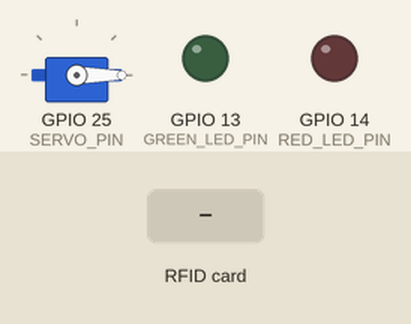
The program below on a simulated ESP32. On the bench: servo, output pins drawn as LEDs (lit = HIGH). The test bench sets the inputs (shaded band). WiFi joins after 1.5 s; servers stay silent unless stated; no MQTT or app messages arrive unless stated; what the program prints to the serial monitor is not drawn.

Above: at 2.7 s.
2.8 s: RFID card A7 04 C4 B5 held to the reader
At 3.1 s:
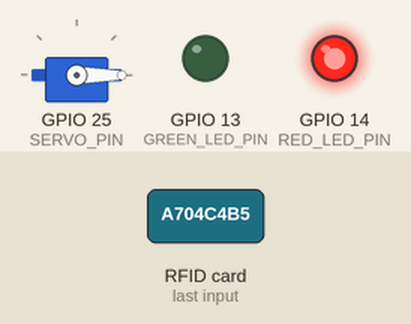
6.8 s: RFID card 2C D1 FE 2F held to the reader
At 8.3 s:
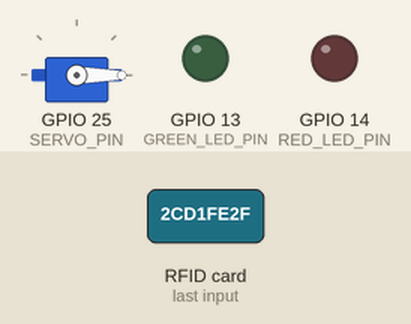
9.8 s: RFID card 5E 7A 19 C4 held to the reader
At 10.6 s:
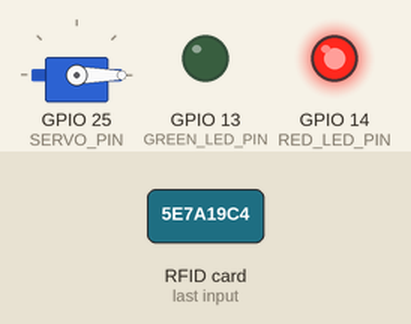
Timing chart, 0 to 12.8 s (numbered marks = the images above; inputs shaded):
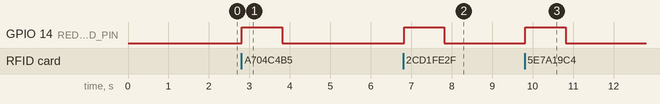

Measured:
- after the input at 2.8 s, GPIO 14 (RED_LED_PIN): LOW → HIGH at once, → LOW 1.0 s later
- after the input at 6.8 s, GPIO 14 (RED_LED_PIN): LOW → HIGH at once, → LOW 1.0 s later
- after the input at 9.8 s, GPIO 14 (RED_LED_PIN): LOW → HIGH at once, → LOW 1.0 s later

The program:

main.cpp
```cpp
#include <Arduino.h>
#include <MFRC522.h>
#include <PubSubClient.h>
#include <ESP32Servo.h>
#include "secrets/wifi.h"
#include "secrets/mqtt.h"
#include "wifi_connect.h"
#include <WiFiClientSecure.h>
#include <Ticker.h>
#include "ca_cert.h"
#include <SPI.h>

#define SERVO_PIN 25
#define GREEN_LED_PIN 13
#define RED_LED_PIN 14
#define RST_PIN 22
#define SS_PIN 21

WiFiClientSecure tlsClient;
PubSubClient mqttClient(tlsClient);
Ticker mqttPulishTicker;
Servo servo;
MFRC522 rfid(SS_PIN, RST_PIN);

unsigned long startTime = 0;
unsigned long endTime = 0;
String current_id = "";
float fee_per_hour = 10000.0;
bool status = false;
float fee;

namespace
{
    const char *ssid = WiFiSecrets::ssid;
    const char *password = WiFiSecrets::pass;
    const char *parkingFee_topic = "parking/fee";
    const char *parkingChangeFee_topic = "parking/changeFee";
    const char *parkingStatus_topic = "parking/status";
    const char *parkingGateControl_topic = "parking/gateControl";
    unsigned int publish_count = 0;
    uint16_t keepAlive = 15;    // seconds (default is 15)
    uint16_t socketTimeout = 5; // seconds (default is 15)
}

void mqttPublish()
{
    Serial.print("Publishing to MQTT...");
    mqttClient.publish(parkingFee_topic, String(fee).c_str(), false);
    mqttClient.publish(parkingStatus_topic, String(status).c_str(), false);
}

void mqttCallback(char *topic, byte *payload, unsigned int length)
{
    String message;
    for (int i = 0; i < length; i++)
    {
        Serial.print((char)payload[i]);
        message += (char)payload[i];
    }
    Serial.println();
    message.trim();

    if (String(topic) == parkingGateControl_topic)
    {
      if (message == "open") {
        servo.write(90);
        delay(3000);
        servo.write(0);
      }
    }
    if (String(topic) == parkingChangeFee_topic) {
    fee_per_hour = message.toFloat();
    Serial.printf("Updated Fee per Hour: %.2f VND\n", fee_per_hour);
  }
}

void setup()
{
    Serial.begin(115200);
    delay(10);
    setup_wifi(ssid, password);
    tlsClient.setCACert(ca_cert);

    mqttClient.setCallback(mqttCallback);
    mqttClient.setServer(MQTT::broker, MQTT::port);
    mqttPulishTicker.attach(1, mqttPublish);

    SPI.begin();
    rfid.PCD_Init();

    servo.attach(SERVO_PIN);
    servo.write(0);

    pinMode(GREEN_LED_PIN, OUTPUT);
    pinMode(RED_LED_PIN, OUTPUT);

    updateParkingStatus(false);

    Serial.println("System is ready.");
}

void mqttReconnect()
{
    while (!mqttClient.connected())
    {
        Serial.println("Attempting MQTT connection...");
        String client_id = "esp32-client-";
        client_id += String(WiFi.macAddress());
        if (mqttClient.connect(client_id.c_str(), MQTT::username, MQTT::password))
        {
            Serial.print(client_id);
            Serial.println(" connected");
            mqttClient.subscribe("parking/fee");
        }
        else
        {
            Serial.print("MTTT connect failed, rc=");
            Serial.print(mqttClient.state());
            Serial.println(" try again in 1 seconds");
            delay(1000);
        }
    }
}

void loop()
{
    if (!mqttClient.connected())
    {
        mqttReconnect();
    }
    mqttClient.loop();

    if (rfid.PICC_IsNewCardPresent() && rfid.PICC_ReadCardSerial()) {
      String id = getCardID();
      Serial.println("Card ID: " + id);
      if (isValidCard(id)) {
      digitalWrite(GREEN_LED_PIN, HIGH);
      delay(1000);
      digitalWrite(GREEN_LED_PIN, LOW);

      if (!status) {
        startTime = millis();
        servo.write(90);
        delay(3000);
        servo.write(0);
        status = true;
        updateParkingStatus(true);
      } else {
        endTime = millis();
        float parkingTime = (endTime - startTime) / 3600000.0;
        fee = parkingTime * fee_per_hour;

        Serial.println("Fee: " + String(fee) + " VND");

        servo.write(90);
        delay(3000);
        servo.write(0);

        status = false;
        updateParkingStatus(false);
        startTime = 0;
      }
    } else {
      digitalWrite(RED_LED_PIN, HIGH);
      delay(1000);
      digitalWrite(RED_LED_PIN, LOW);
    }
    rfid.PICC_HaltA();
  }
}

String getCardID() {
  String cardID = "";
  for (byte i = 0; i < rfid.uid.size; i++) {
    cardID += String(rfid.uid.uidByte[i], HEX);
  }
  return cardID;
}

bool isValidCard(String cardID) {
  return (cardID == "A7 04 C4 B5" || cardID == "2C D1 FE 2F");
}

void updateParkingStatus(bool occupied) {
  occupied ? "occupied" : "vacant";
}
```

ca_cert.h
```cpp
const char* ca_cert = R"~~~(
-----BEGIN CERTIFICATE-----
MIIFazCCA1OgAwIBAgIRAIIQz7DSQONZRGPgu2OCiwAwDQYJKoZIhvcNAQELBQAw
TzELMAkGA1UEBhMCVVMxKTAnBgNVBAoTIEludGVybmV0IFNlY3VyaXR5IFJlc2Vh
cmNoIEdyb3VwMRUwEwYDVQQDEwxJU1JHIFJvb3QgWDEwHhcNMTUwNjA0MTEwNDM4
WhcNMzUwNjA0MTEwNDM4WjBPMQswCQYDVQQGEwJVUzEpMCcGA1UEChMgSW50ZXJu
ZXQgU2VjdXJpdHkgUmVzZWFyY2ggR3JvdXAxFTATBgNVBAMTDElTUkcgUm9vdCBY
MTCCAiIwDQYJKoZIhvcNAQEBBQADggIPADCCAgoCggIBAK3oJHP0FDfzm54rVygc
h77ct984kIxuPOZXoHj3dcKi/vVqbvYATyjb3miGbESTtrFj/RQSa78f0uoxmyF+
0TM8ukj13Xnfs7j/EvEhmkvBioZxaUpmZmyPfjxwv60pIgbz5MDmgK7iS4+3mX6U
A5/TR5d8mUgjU+g4rk8Kb4Mu0UlXjIB0ttov0DiNewNwIRt18jA8+o+u3dpjq+sW
T8KOEUt+zwvo/7V3LvSye0rgTBIlDHCNAymg4VMk7BPZ7hm/ELNKjD+Jo2FR3qyH
B5T0Y3HsLuJvW5iB4YlcNHlsdu87kGJ55tukmi8mxdAQ4Q7e2RCOFvu396j3x+UC
B5iPNgiV5+I3lg02dZ77DnKxHZu8A/lJBdiB3QW0KtZB6awBdpUKD9jf1b0SHzUv
KBds0pjBqAlkd25HN7rOrFleaJ1/ctaJxQZBKT5ZPt0m9STJEadao0xAH0ahmbWn
OlFuhjuefXKnEgV4We0+UXgVCwOPjdAvBbI+e0ocS3MFEvzG6uBQE3xDk3SzynTn
jh8BCNAw1FtxNrQHusEwMFxIt4I7mKZ9YIqioymCzLq9gwQbooMDQaHWBfEbwrbw
qHyGO0aoSCqI3Haadr8faqU9GY/rOPNk3sgrDQoo//fb4hVC1CLQJ13hef4Y53CI
rU7m2Ys6xt0nUW7/vGT1M0NPAgMBAAGjQjBAMA4GA1UdDwEB/wQEAwIBBjAPBgNV
HRMBAf8EBTADAQH/MB0GA1UdDgQWBBR5tFnme7bl5AFzgAiIyBpY9umbbjANBgkq
hkiG9w0BAQsFAAOCAgEAVR9YqbyyqFDQDLHYGmkgJykIrGF1XIpu+ILlaS/V9lZL
ubhzEFnTIZd+50xx+7LSYK05qAvqFyFWhfFQDlnrzuBZ6brJFe+GnY+EgPbk6ZGQ
3BebYhtF8GaV0nxvwuo77x/Py9auJ/GpsMiu/X1+mvoiBOv/2X/qkSsisRcOj/KK
NFtY2PwByVS5uCbMiogziUwthDyC3+6WVwW6LLv3xLfHTjuCvjHIInNzktHCgKQ5
ORAzI4JMPJ+GslWYHb4phowim57iaztXOoJwTdwJx4nLCgdNbOhdjsnvzqvHu7Ur
TkXWStAmzOVyyghqpZXjFaH3pO3JLF+l+/+sKAIuvtd7u+Nxe5AW0wdeRlN8NwdC
jNPElpzVmbUq4JUagEiuTDkHzsxHpFKVK7q4+63SM1N95R1NbdWhscdCb+ZAJzVc
oyi3B43njTOQ5yOf+1CceWxG1bQVs5ZufpsMljq4Ui0/1lvh+wjChP4kqKOJ2qxq
4RgqsahDYVvTH9w7jXbyLeiNdd8XM2w9U/t7y0Ff/9yi0GE44Za4rF2LN9d11TPA
mRGunUHBcnWEvgJBQl9nJEiU0Zsnvgc/ubhPgXRR4Xq37Z0j4r7g1SgEEzwxA57d
emyPxgcYxn/eR44/KJ4EBs+lVDR3veyJm+kXQ99b21/+jh5Xos1AnX5iItreGCc=
-----END CERTIFICATE-----
)~~~";
```

mqtt.h
```cpp
#include <cstdint>
namespace MQTT
{
    const char *username = "trungthanh25";
    const char *password = "ntthanh25112003";
    const char *broker = "a352b90621bf4df3890aafcd8866816b.s1.eu.hivemq.cloud";
    uint16_t port = 8883;
}
```

wifi.h
```cpp
#include <cstdint>
namespace WiFiSecrets
{
    const char *ssid = "NgThanh";
    const char *pass = "ntthanh251103";
    const char *parkingFee_topic = "parking/fee";
    const char *parkingChangeFee_topic = "parking/changeFee";
    const char *parkingStatus_topic = "parking/status";
    const char *parkingGateControl_topic = "parking/gateControl";
    unsigned int publish_count = 0;
    uint16_t keepAlive = 15;
    uint16_t socketTimeout = 5;
}
```

wifi_connect.h
```cpp
/***
 * generic `setup_wifi` utilities
 ***/

#pragma once
#include <Arduino.h>
#include <WiFi.h>
#include <WiFiMulti.h>

namespace WiFiConnect
{
    constexpr const char *ssid[]{"NgThanh", "ssid2"};
    constexpr const char *pass[]{"ntthanh251103", "pass2"};
}

inline void setup_wifi_multi()
{ // https://github.com/espressif/arduino-esp32/blob/master/libraries/WiFi/examples/WiFiMulti/WiFiMulti.ino
    WiFiMulti wifiMulti;

    wifiMulti.addAP(WiFiConnect::ssid[0], WiFiConnect::pass[0]);
    wifiMulti.addAP(WiFiConnect::ssid[1], WiFiConnect::pass[1]);

    Serial.println("Connecting WiFi ...");
    if (wifiMulti.run() == WL_CONNECTED)
    {
        Serial.printf("Connected to SSID: '%s'\n", WiFi.SSID().c_str());
        Serial.print("IP address: ");
        Serial.println(WiFi.localIP());
        // Serial.printf("Auto Reconnect: %d", WiFi.getAutoReconnect()); // default: true
    }
}

inline void setup_wifi(const uint8_t AP_index = 1)
{
    delay(10);
    Serial.printf("Connecting to %s ", WiFiConnect::ssid[AP_index]);
    WiFi.begin(WiFiConnect::ssid[AP_index], WiFiConnect::pass[AP_index]);
    while (WiFi.status() != WL_CONNECTED)
    {
        delay(500);
        Serial.print(".");
    }
    Serial.printf("\nConnected to SSID: '%s'\n", WiFi.SSID().c_str());
    Serial.print("IP address: ");
    Serial.println(WiFi.localIP());
}

inline void setup_wifi(const char *SSID, const char *PASS)
{
    delay(10);
    Serial.printf("Connecting to %s ", SSID);
    WiFi.begin(SSID, PASS);
    while (WiFi.status() != WL_CONNECTED)
    { // ESP will hang there!!!
        delay(500);
        Serial.print(".");
    }
    Serial.printf("\nConnected to SSID: '%s'\n", WiFi.SSID().c_str());
    Serial.print("IP address: ");
    Serial.println(WiFi.localIP());
}
```
